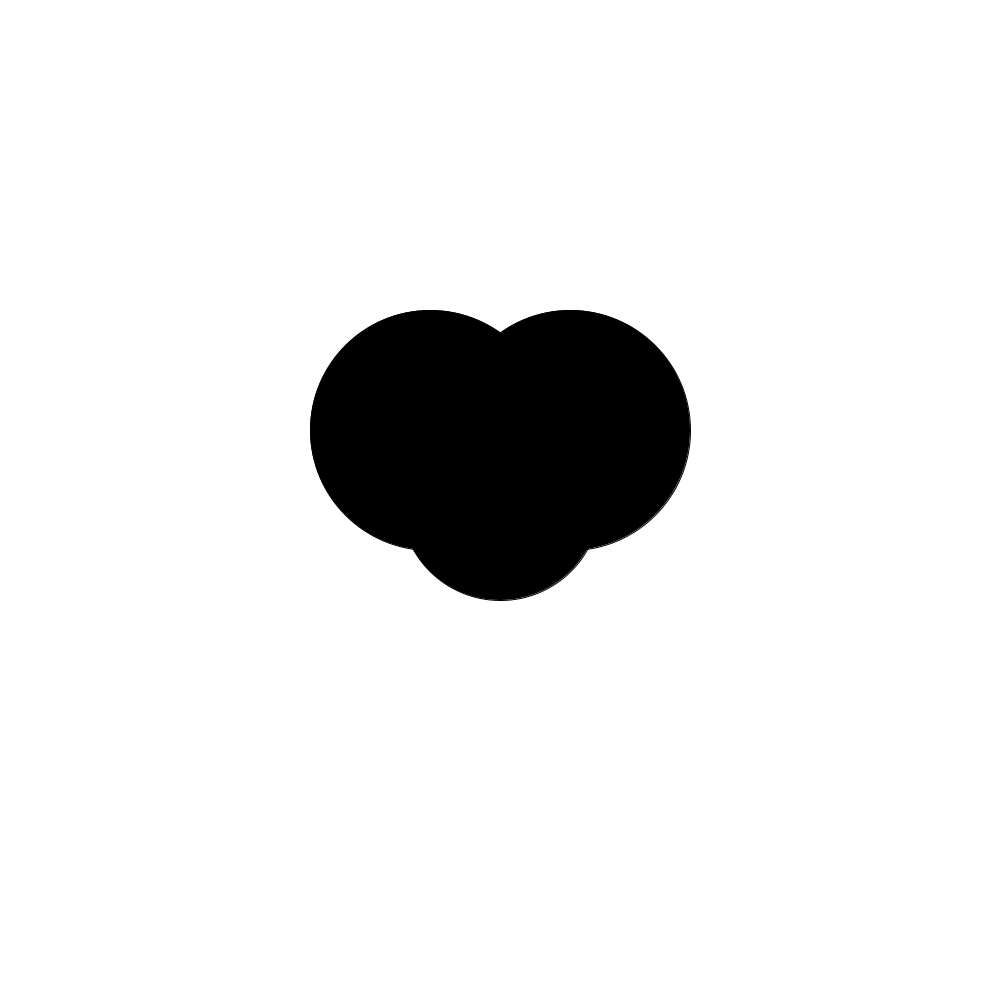
Frame 1 (no input)
Frame 60 (the mouse pressed at the canvas centre just before this capture): identical to frame 1, image omitted
Frame 120 (the mouse held since frame 60 and released just before this capture): identical to frame 1, image omitted

The Processing sketch that drew this single still picture (run headless with seeded random() and noise(); from frame 60 on, the mouse is pressed at the canvas centre):

// Processing sketch: Mouse_Sketch
// ── Mouse_Sketch.pde
void setup()
{
  size(1000, 1000);
  fill(0);        // Black fill colour.
}

void draw()
{
  background(255);

  float centreX = width / 2;
  float centreY = height / 2;
  float faceSize = 200;
  float earSize = 240;

  ellipse(centreX, centreY, faceSize, faceSize);
  ellipse(centreX-70, centreY-70, earSize, earSize);
  ellipse(centreX+70, centreY-70, earSize, earSize);
}
